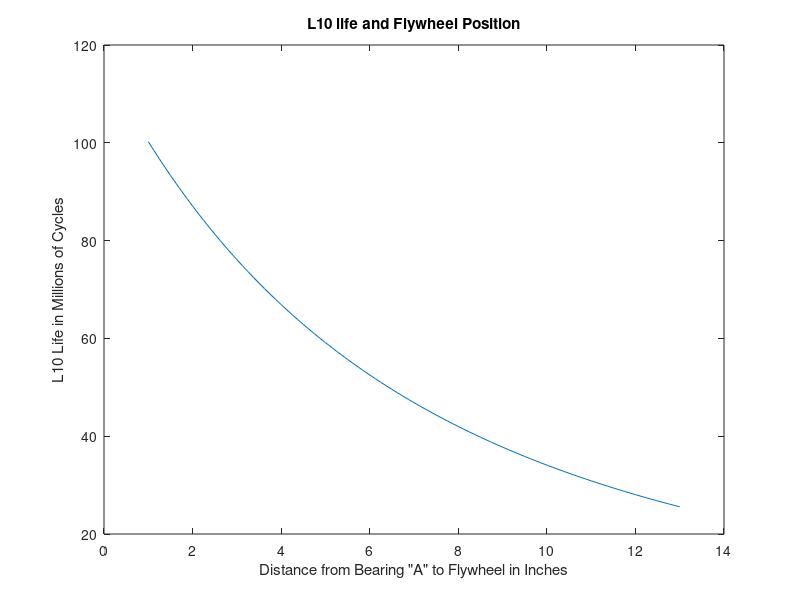

Recreate this plot in MATLAB.
%ME 363 Week 4 Problem 2
%This script plots life cycle of a known bearing compared to placement of a
%flywheel with large mass in steps of 1/8"

clear
clc
%workspace and command window are cleared


Ffw=1000; %lbs Weight of Flywheel
Fp=1100;    %lbs    Weight of Pulley

L1=14;   %inches     Distance between Bearings
L2=18;   %inches     Distance to Pulley
W=2;    %inches     Width of Flywheel
C10=30.7;    %kN     C10 life from text (Table 11-2)
C10=C10*224.808943871;       %Convert to lbs from KiloNewtons

dx=1/8;     %Steps of 1/8"
i=1;         %Set counter
X(i)=1;   %intial postion is 1 inch

for i=1:((L1-W)/dx+1) 
    X(i)=X(1)+(i-1)*dx;
    Frad(i)=Ffw/L1*X(i)+Fp*L2/L1;   %lbs Force for each flywheel position
    L10(i)=(C10/Frad(i))^3  %Millions of cycles 
end

plot(X,L10)
xlabel('Distance from Bearing "A" to Flywheel in Inches')
ylabel('L10 Life in Millions of Cycles')
title('L10 life and Flywheel Position')
